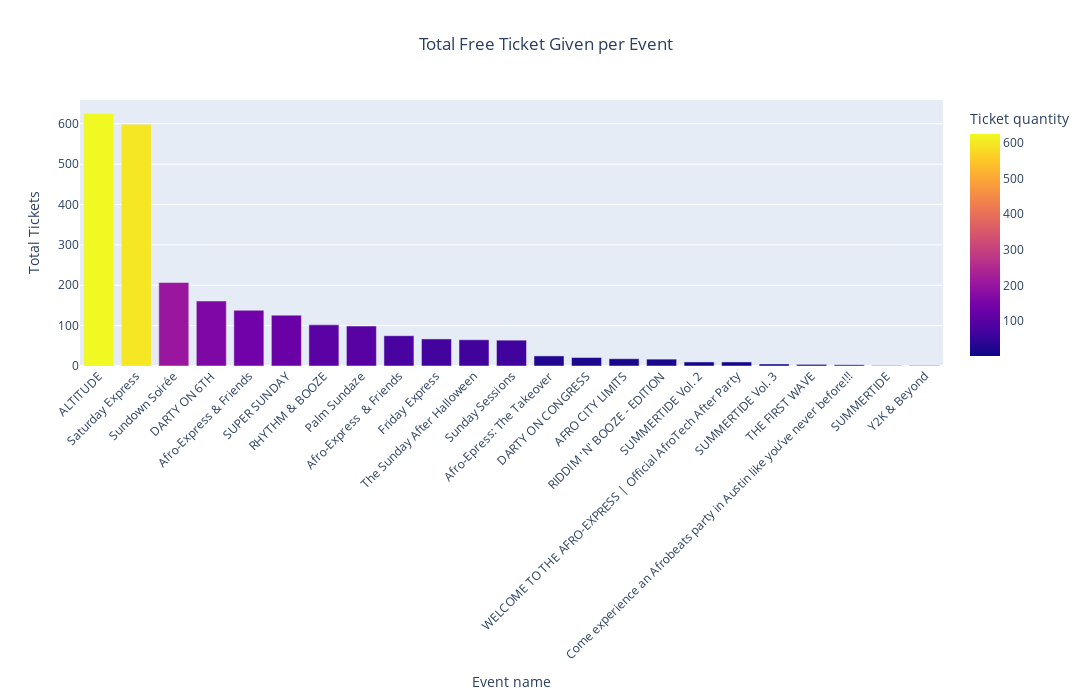

Notebook source saved alongside this figure:
### Code cell
dfv = df1.groupby('Event name')['Ticket quantity'].sum().reset_index()

dfv = dfv.sort_values(by='Ticket quantity', ascending=False)

fig =px.bar(
    dfv,
    x='Event name',
    y='Ticket quantity',
    title='Total Free Ticket Given per Event',
    color='Ticket quantity'
)

fig.update_layout(
    xaxis_title='Event name',
    yaxis_title='Total Tickets',
    xaxis_tickangle=-45,
    title_x=0.5,
    width=1200,
    height=700
)

fig.show()
fig.write_image("free_tickets_per_event.png")

### Figure 1 — Plotly figure (JSON) as saved in the notebook; plotly's stock layout.template omitted (floating-point values rounded to 4 significant figures)
{"data": [{"hovertemplate": "Event name=%{x}<br>Ticket quantity=%{marker.color}<extra></extra>", "legendgroup": "", "marker": {"color": [626, 599, 207, 161, 138, 126, 102, 99, 75, 67, 65, 64, 25, 21, 18, 17, 10, 10, 5, 4, 3, 1, 1], "coloraxis": "coloraxis", "pattern": {"shape": ""}}, "name": "", "orientation": "v", "showlegend": false, "textposition": "auto", "type": "bar", "x": ["ALTITUDE", "Saturday Express", "Sundown Soirée", "DARTY ON 6TH", "Afro-Express & Friends", "SUPER SUNDAY", "RHYTHM & BOOZE", "Palm Sundaze", "Afro-Express  & Friends", "Friday Express", "The Sunday After Halloween", "Sunday Sessions", "Afro-Epress: The Takeover", "DARTY ON CONGRESS", "AFRO CITY LIMITS", "RIDDIM 'N' BOOZE - EDITION", "SUMMERTIDE Vol. 2", "WELCOME TO THE AFRO-EXPRESS | Official AfroTech After Party", "SUMMERTIDE Vol. 3", "THE FIRST WAVE", "Come experience an Afrobeats party in Austin like you’ve never before!!!", "SUMMERTIDE", "Y2K & Beyond"], "xaxis": "x", "y": [626, 599, 207, 161, 138, 126, 102, 99, 75, 67, 65, 64, 25, 21, 18, 17, 10, 10, 5, 4, 3, 1, 1], "yaxis": "y"}], "layout": {"barmode": "relative", "coloraxis": {"colorbar": {"title": {"text": "Ticket quantity"}}, "colorscale": [[0, "#0d0887"], [0.1111, "#46039f"], [0.2222, "#7201a8"], [0.3333, "#9c179e"], [0.4444, "#bd3786"], [0.5556, "#d8576b"], [0.6667, "#ed7953"], [0.7778, "#fb9f3a"], [0.8889, "#fdca26"], [1, "#f0f921"]]}, "height": 700, "legend": {"tracegroupgap": 0}, "title": {"text": "Total Free Ticket Given per Event", "x": 0.5}, "width": 1200, "xaxis": {"anchor": "y", "domain": [0, 1], "tickangle": -45, "title": {"text": "Event name"}}, "yaxis": {"anchor": "x", "domain": [0, 1], "title": {"text": "Total Tickets"}}}}
